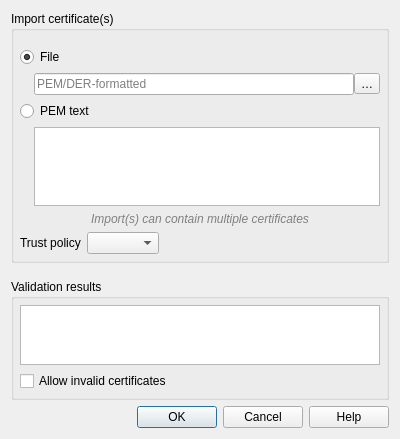
<?xml version="1.0" encoding="UTF-8"?>
<ui version="4.0">
 <class>QgsAuthImportCertDialog</class>
 <widget class="QDialog" name="QgsAuthImportCertDialog">
  <property name="geometry">
   <rect>
    <x>0</x>
    <y>0</y>
    <width>400</width>
    <height>439</height>
   </rect>
  </property>
  <property name="minimumSize">
   <size>
    <width>400</width>
    <height>400</height>
   </size>
  </property>
  <property name="windowTitle">
   <string>Import Certificate(s)</string>
  </property>
  <layout class="QVBoxLayout" name="verticalLayout">
   <item>
    <widget class="QGroupBox" name="grpbxImportCert">
     <property name="sizePolicy">
      <sizepolicy hsizetype="Preferred" vsizetype="Preferred">
       <horstretch>0</horstretch>
       <verstretch>5</verstretch>
      </sizepolicy>
     </property>
     <property name="title">
      <string>Import certificate(s)</string>
     </property>
     <layout class="QVBoxLayout" name="verticalLayout_2">
      <property name="leftMargin">
       <number>6</number>
      </property>
      <property name="topMargin">
       <number>6</number>
      </property>
      <property name="rightMargin">
       <number>6</number>
      </property>
      <property name="bottomMargin">
       <number>6</number>
      </property>
      <item>
       <layout class="QGridLayout" name="gridLayout">
        <property name="topMargin">
         <number>10</number>
        </property>
        <item row="1" column="1">
         <widget class="QFrame" name="frameImportFile">
          <layout class="QHBoxLayout" name="horizontalLayout">
           <property name="spacing">
            <number>0</number>
           </property>
           <property name="leftMargin">
            <number>0</number>
           </property>
           <property name="topMargin">
            <number>0</number>
           </property>
           <property name="rightMargin">
            <number>0</number>
           </property>
           <property name="bottomMargin">
            <number>0</number>
           </property>
           <item>
            <widget class="QLineEdit" name="leImportFile">
             <property name="readOnly">
              <bool>true</bool>
             </property>
             <property name="placeholderText">
              <string>PEM/DER-formatted </string>
             </property>
            </widget>
           </item>
           <item>
            <widget class="QToolButton" name="btnImportFile">
             <property name="text">
              <string>…</string>
             </property>
            </widget>
           </item>
          </layout>
         </widget>
        </item>
        <item row="4" column="0" colspan="2">
         <widget class="QLabel" name="lblMultiCerts">
          <property name="font">
           <font>
            <italic>true</italic>
           </font>
          </property>
          <property name="styleSheet">
           <string notr="true">color: rgb(128, 128, 128);</string>
          </property>
          <property name="text">
           <string>Import(s) can contain multiple certificates</string>
          </property>
          <property name="alignment">
           <set>Qt::AlignCenter</set>
          </property>
         </widget>
        </item>
        <item row="1" column="0">
         <spacer name="horizontalSpacer">
          <property name="orientation">
           <enum>Qt::Horizontal</enum>
          </property>
          <property name="sizeType">
           <enum>QSizePolicy::Fixed</enum>
          </property>
          <property name="sizeHint" stdset="0">
           <size>
            <width>8</width>
            <height>20</height>
           </size>
          </property>
         </spacer>
        </item>
        <item row="3" column="0">
         <spacer name="horizontalSpacer_2">
          <property name="orientation">
           <enum>Qt::Horizontal</enum>
          </property>
          <property name="sizeType">
           <enum>QSizePolicy::Fixed</enum>
          </property>
          <property name="sizeHint" stdset="0">
           <size>
            <width>8</width>
            <height>20</height>
           </size>
          </property>
         </spacer>
        </item>
        <item row="3" column="1">
         <widget class="QPlainTextEdit" name="teCertText">
          <property name="sizePolicy">
           <sizepolicy hsizetype="Expanding" vsizetype="MinimumExpanding">
            <horstretch>0</horstretch>
            <verstretch>5</verstretch>
           </sizepolicy>
          </property>
         </widget>
        </item>
        <item row="2" column="0" colspan="2">
         <widget class="QRadioButton" name="radioImportText">
          <property name="text">
           <string>PEM text</string>
          </property>
          <attribute name="buttonGroup">
           <string notr="true">btngrpImport</string>
          </attribute>
         </widget>
        </item>
        <item row="0" column="0" colspan="2">
         <widget class="QRadioButton" name="radioImportFile">
          <property name="text">
           <string>File</string>
          </property>
          <property name="checked">
           <bool>true</bool>
          </property>
          <attribute name="buttonGroup">
           <string notr="true">btngrpImport</string>
          </attribute>
         </widget>
        </item>
       </layout>
      </item>
      <item>
       <layout class="QHBoxLayout" name="horizontalLayout_3">
        <item>
         <widget class="QLabel" name="lblTrust">
          <property name="sizePolicy">
           <sizepolicy hsizetype="Maximum" vsizetype="Preferred">
            <horstretch>0</horstretch>
            <verstretch>0</verstretch>
           </sizepolicy>
          </property>
          <property name="text">
           <string>Trust policy</string>
          </property>
         </widget>
        </item>
        <item>
         <widget class="QgsAuthCertTrustPolicyComboBox" name="cmbbxTrust">
          <property name="sizePolicy">
           <sizepolicy hsizetype="Maximum" vsizetype="Fixed">
            <horstretch>0</horstretch>
            <verstretch>0</verstretch>
           </sizepolicy>
          </property>
         </widget>
        </item>
        <item>
         <spacer name="horizontalSpacer_3">
          <property name="orientation">
           <enum>Qt::Horizontal</enum>
          </property>
          <property name="sizeHint" stdset="0">
           <size>
            <width>40</width>
            <height>20</height>
           </size>
          </property>
         </spacer>
        </item>
       </layout>
      </item>
     </layout>
    </widget>
   </item>
   <item>
    <spacer name="verticalSpacer">
     <property name="orientation">
      <enum>Qt::Vertical</enum>
     </property>
     <property name="sizeType">
      <enum>QSizePolicy::Fixed</enum>
     </property>
     <property name="sizeHint" stdset="0">
      <size>
       <width>20</width>
       <height>10</height>
      </size>
     </property>
    </spacer>
   </item>
   <item>
    <widget class="QGroupBox" name="grpbxValidation">
     <property name="sizePolicy">
      <sizepolicy hsizetype="Preferred" vsizetype="Preferred">
       <horstretch>0</horstretch>
       <verstretch>0</verstretch>
      </sizepolicy>
     </property>
     <property name="title">
      <string>Validation results</string>
     </property>
     <layout class="QVBoxLayout" name="verticalLayout_3">
      <property name="leftMargin">
       <number>6</number>
      </property>
      <property name="topMargin">
       <number>6</number>
      </property>
      <property name="rightMargin">
       <number>6</number>
      </property>
      <property name="bottomMargin">
       <number>6</number>
      </property>
      <item>
       <widget class="QTextEdit" name="teValidation">
        <property name="maximumSize">
         <size>
          <width>16777215</width>
          <height>60</height>
         </size>
        </property>
        <property name="readOnly">
         <bool>true</bool>
        </property>
       </widget>
      </item>
      <item>
       <widget class="QCheckBox" name="chkAllowInvalid">
        <property name="text">
         <string>Allow invalid certificates</string>
        </property>
       </widget>
      </item>
     </layout>
    </widget>
   </item>
   <item>
    <widget class="QDialogButtonBox" name="buttonBox">
     <property name="orientation">
      <enum>Qt::Horizontal</enum>
     </property>
     <property name="standardButtons">
      <set>QDialogButtonBox::Cancel|QDialogButtonBox::Help|QDialogButtonBox::Ok</set>
     </property>
    </widget>
   </item>
  </layout>
 </widget>
 <customwidgets>
  <customwidget>
   <class>QgsAuthCertTrustPolicyComboBox</class>
   <extends>QComboBox</extends>
   <header>qgsauthcerttrustpolicycombobox.h</header>
  </customwidget>
 </customwidgets>
 <tabstops>
  <tabstop>radioImportFile</tabstop>
  <tabstop>leImportFile</tabstop>
  <tabstop>btnImportFile</tabstop>
  <tabstop>radioImportText</tabstop>
  <tabstop>teCertText</tabstop>
  <tabstop>cmbbxTrust</tabstop>
  <tabstop>teValidation</tabstop>
  <tabstop>chkAllowInvalid</tabstop>
 </tabstops>
 <resources/>
 <connections/>
 <buttongroups>
  <buttongroup name="btngrpImport"/>
 </buttongroups>
</ui>
